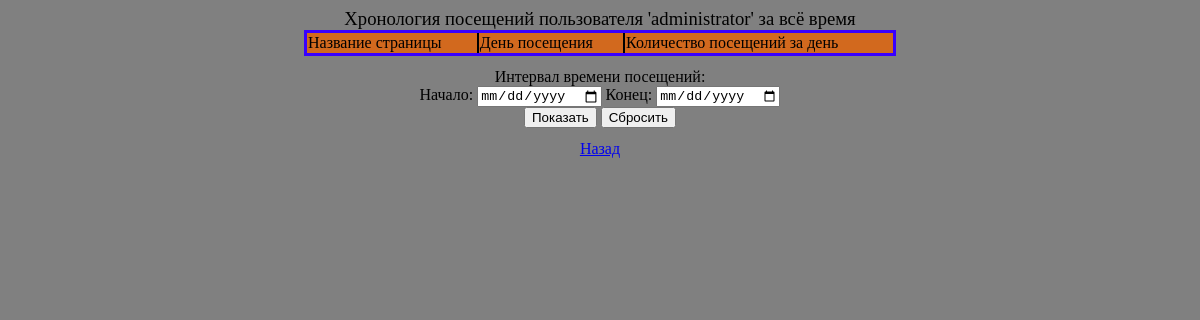
The page /RGZ/user_hist.php?user=administrator (signed in) on the database as committed earlier.
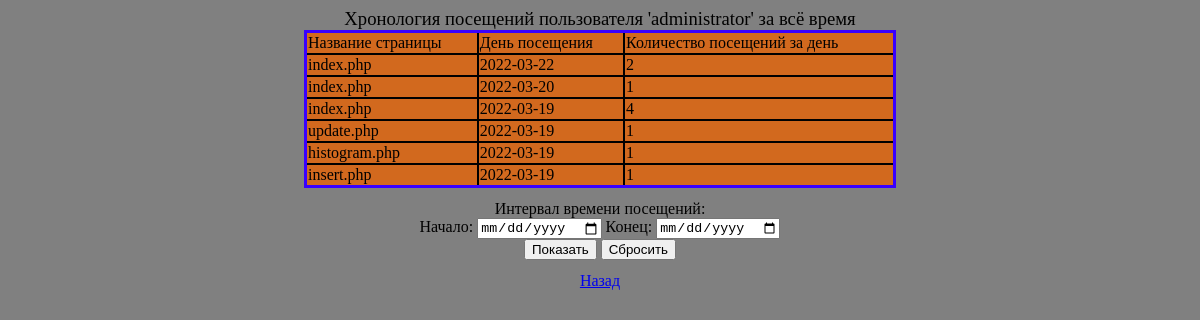
The same page on the database as committed later.
### tables this page shows
CREATE TABLE `visits` (
  `day` date NOT NULL DEFAULT (curdate()),
  `user` varchar(256) NOT NULL,
  `page` varchar(256) NOT NULL,
  `count` int NOT NULL DEFAULT '1'
);

### RGZ/common.php (called while the page is built, shortened)
<?php
function get_period($begin, $end) {
    if ($begin && $end)
        return "за период от '$begin' до '$end'";
    elseif ($begin)
        return "начиная с '$begin'";
    elseif ($end)
        return "заканчивая '$end'";
    else
        return "за всё время";
}

### Lab2/Materials/Database.php (called while the page is built, shortened)
<?php
class Database {
    private $connection;
    public function __construct($host, $user, $password, $db_name) {
        $this->connection = mysqli_connect($host, $user, $password, $db_name);
    }
    public function execute_query($query) {
        if ($this->connection)
            return mysqli_query($this->connection, $query);
        else
            throw new RuntimeException("Ошибка на сервере: не удалось соединиться с базой данных");
    }
    public function get_errno() {
        if ($this->connection)
            return mysqli_errno($this->connection);
        else
            return -1;
    }
}

### Lab2/Materials/global.php (called while the page is built, shortened)
<?php
include_once 'Database.php';
include_once 'Visits.php';
$g_database = new Database(HOST, USER, PASSWORD, DATABASE);
$g_visits = new Visits($g_database);

### Lab2/Materials/Visits.php (the view, shortened to what this page needs)
<?php
    class Visits {
        private $db_ref;
        public function __construct(Database $db) {
            $this->db_ref = $db;
        }
        private function get_user_hist_array($user, $begin = null, $end = null) {
            if ($begin == null)
                $begin = '1000-01-01';
            if ($end == null)
                $end = '9999-12-31';
            $query = "
                SELECT page, day, count
                FROM visits
                WHERE (day BETWEEN '$begin' AND '$end') AND (user = '$user')
                ORDER BY day DESC;
            ";
            $query_result = $this->db_ref->execute_query($query);
            for ($result = array(); $row = $query_result->fetch_assoc();)
                $result[] = $row;
            return $result;
        }
        public function get_user_hist_table($user, $begin = null, $end = null) {
            $table = $this->get_user_hist_array($user, $begin, $end);
            $view = "";
            foreach ($table as $row) {
                $page = $row['page'];
                $day = $row['day'];
                $count = $row['count'];
                $view .=
                    "<tr>" .
                    "<td>$page</td>" .
                    "<td>$day</td>" .
                    "<td>$count</td>" .
                    "</tr>";
            }
            return $view;
        }
    }

### RGZ/user_hist.php (shortened to what this page needs)
<?php
include_once '../Lab2/Materials/global.php';
include_once 'common.php';
global $g_visits;
try {
    $user = $_GET['user'];
    if (isset($_GET['begin']) || isset($_GET['end'])) {
        $show_all = "
            <a href='user_hist.php?user=$user&all='>
                <input type='button' value='Показать всё'>
            </a>
        ";
        if (isset($_GET['begin'])) {
            $user_hist_begin = $_GET['begin'];
            session_register("user_hist_begin");
        }
        if (isset($_GET['end'])) {
            $user_hist_end = $_GET['end'];
            session_register("user_hist_end");
        }
    }
    else
        $show_all = "";
    $begin = $_SESSION['user_hist_begin'];
    $end = $_SESSION['user_hist_end'];
    $user_stat_table = $g_visits->get_user_hist_table($user, $begin, $end);
    $period = get_period($begin, $end);
    echo "
        <html lang='ru'>
            <head>
                <meta charset='utf-8' content='text/html'>
                <link rel='stylesheet' href='index.css' type='text/css'>
                <title>User history</title>
            </head>
            <body>
                <div style='margin-bottom: 1%;'>
                    <table class='content' style='width: 50%;'>
                        <caption>Хронология посещений пользователя '$user' $period</caption>
                        <thead>
                            <tr>
                                <td>Название страницы</td>
                                <td>День посещения</td>
                                <td>Количество посещений за день</td>
                            </tr>
                        </thead>
                        <tbody>
                            $user_stat_table
                        </tbody>
                    </table>
                    <div style='text-align: center; margin-top: 1%;'>
                        Интервал времени посещений:<br>
                        <form method='get' action='user_hist.php' style='margin: 0 auto;'>
                            <label for='user'></label>
                            <label for='begin'></label>
                            <label for='end'></label>
                            <input id='user' type='hidden' name='user' value='$user'>
                            <span>
                                Начало:
                                <input id='begin' type='date' name='begin'>
                            </span>
                            <span>
                                Конец:
                                <input id='end' type='date' name='end'>
                            </span><br>
                            <input type='submit' value='Показать'>
                            <input type='reset' value='Сбросить'>
                            $show_all
                        </form>
                    </div>
                </div>
                <div style='text-align: center;'>
                    <a href='index.php'>Назад</a>
                </div>
            </body>
        </html>
    ";
}
catch (RuntimeException $e) {
    echo generate_error_page($e->getMessage());
}

### RGZ/index.css (style rules this page uses)
body { background-color:#808080; }
table.content { border: 3px solid #3800ff; border-collapse: collapse; margin: 0 auto; font: 12pt "Times New Roman"; caption-side: top; color: black; }
table.content caption { font: 14pt "Times New Roman"; color: black; }
table.content td { border: 2px solid black; background-color: chocolate; }

Rows that differ between the two databases and show on the page:
added visits: page "index.php", day "2022-03-22", count "2"
added visits: page "index.php", day "2022-03-20", count "1"
added visits: page "index.php", day "2022-03-19", count "4"
added visits: page "update.php", day "2022-03-19", count "1"
added visits: page "histogram.php", day "2022-03-19", count "1"
added visits: page "insert.php", day "2022-03-19", count "1"
